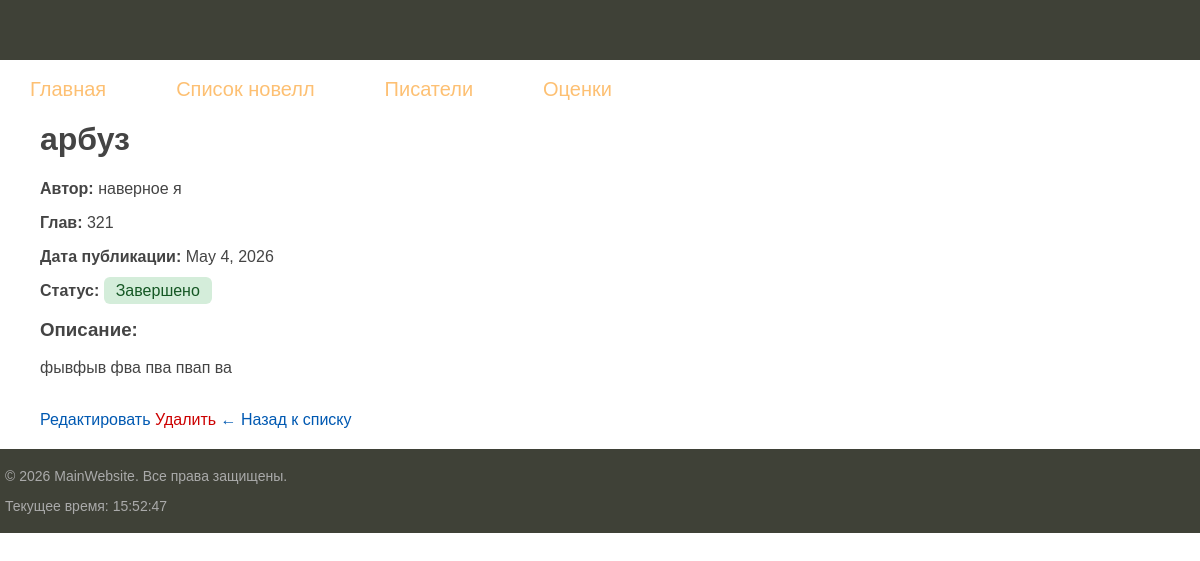
Screenshot of /novels/123/ with the database file from the repository.
### novel/models.py (models this page shows, shortened)
class Novel(models.Model):
    title = models.CharField(
        max_length=200,
        verbose_name="Название новеллы"
    )
    author = models.CharField(
        max_length=100,
        verbose_name="Автор"
    )
    published_date = models.DateField(
        default=timezone.now,
        verbose_name="Дата публикации"
    )
    chapters_count = models.PositiveIntegerField(
        default=1,
        verbose_name="Количество глав"
    )
    description = models.TextField(
        blank=True,
        null=True,
        verbose_name="Описание"
    )
    slug = models.SlugField(
        max_length=250,
        unique=True,
        blank=True,
        null=True,
        verbose_name="Slug (URL)"
    )
    status = models.CharField(
        max_length=20,
        choices=NovelStatus.choices,
        default=NovelStatus.DRAFT,
        verbose_name="Статус"
    )
    created_at = models.DateTimeField(auto_now_add=True)
    updated_at = models.DateTimeField(auto_now=True)
    objects = NovelManager()  # теперь Novel.objects — это наш менеджер
    all_objects = models.Manager()  # оригинальный менеджер (если понадобится)
    class Meta:
        verbose_name = "Новелла"
        verbose_name_plural = "Новеллы"
        ordering = ['-published_date', 'title']
    def get_status_display(self):
        return dict(NovelStatus.choices).get(self.status, self.status)

### novel/views.py (the view)
# urls.py: path('novels/<slug:slug>/', views.novel_detail, name='novel_detail'),
def novel_detail(request, slug):
    novel = get_object_or_404(Novel, slug=slug)
    return render(request, 'novel_detail.html', {'novel': novel})

### novel/templatetags/novel_tags.py (called while the page is built)
@register.simple_tag
def current_time(format_string='%H:%M:%S'):
    return datetime.now().strftime(format_string)

### novel/templates/novel_detail.html (shortened to what this page needs)
{% extends 'base.html' %}
{% block content %}
<div class="content">
    <h1>{{ novel.title }}</h1>
    <p><strong>Автор:</strong> {{ novel.author }}</p>
    <p><strong>Глав:</strong> {{ novel.chapters_count }}</p>
    <p><strong>Дата публикации:</strong> {{ novel.published_date }}</p>
    <p><strong>Статус:</strong>
        <span style="padding: 5px 12px; border-radius: 6px; background:
            {% if novel.status == 'completed' %}#d4edda; color: #155724;
            {% elif novel.status == 'published' %}#cce5ff; color: #004085;
            {% elif novel.status == 'on_hold' %}#fff3cd; color: #856404;
            {% else %}#f8d7da; color: #721c24;{% endif %}">
            {{ novel.get_status_display }}
        </span>
    </p>
    {% if novel.description %}
        <h3>Описание:</h3>
        <p>{{ novel.description }}</p>
    {% endif %}
    <br>
    <a href="{% url 'novel_update' slug=novel.slug %}" class="control">Редактировать</a>
    <a href="{% url 'novel_delete' slug=novel.slug %}" class="control" style="color: #CC0000;">Удалить</a>
    <a href="{% url 'novel_list' %}" class="control">← Назад к списку</a>
</div>
{% endblock %}

### novel/static/css/styles.css (style rules this page uses)
html, body { font-family: 'Arial'; margin: 0; padding: 0; height: 100%; width: 100%; color: #444; }
a { color: #0059b2; text-decoration: none; }
.content { padding: 40px 20px 20px 40px; width: 100%; box-sizing: border-box; }

### rows the page displays
Novel: title "арбуз", author "наверное я", chapters_count "321", published_date "May 4, 2026", status "Завершено", description "фывфыв фва пва пвап ва"
